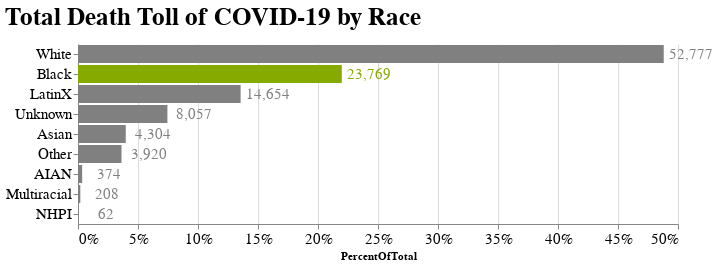

The cell this chart's notebook holds for it:
### Code cell
bar = alt.Chart(df, title = "Total Death Toll of COVID-19 by Race").transform_joinaggregate(
    TotalDeath='sum(death_count)',
).transform_calculate(PercentOfTotal="datum.death_count / datum.TotalDeath").mark_bar().encode(
      x = alt.X('PercentOfTotal:Q', axis = alt.Axis(format = '.0%')),
      y = alt.Y('death_count_type:N', 
                title = None, sort = '-x'),
      color=alt.condition(
        alt.datum.death_count_type == 'Black',  # If the y axis value is Black this test returns True,
        alt.value(my_green),     # which sets the bar red.
        alt.value('grey'))   # And if it's not true it sets the bar .
  )

text = bar.mark_text(
    dx = 27, 
    font = 'monosapce', 
    fontSize = 15
  ).encode(
      text = alt.Text(
          'death_count:Q',
          format = ',')
  )

(bar + text).configure_title(font = 'monospace', 
                   anchor = 'start',
                   dy = -10,
                   fontSize = 25 ) \
  .configure_view(stroke = 'transparent') \
  .configure_axis(labelFont = 'monospace', labelFontSize = 15) \
  .properties(width = 600)

### Figure 1 — Vega-Lite specification as saved in the notebook (floating-point values rounded to 4 significant figures)
{"config": {"view": {"continuousWidth": 400, "continuousHeight": 300, "stroke": "transparent"}, "axis": {"labelFont": "monospace", "labelFontSize": 15}, "title": {"anchor": "start", "dy": -10, "font": "monospace", "fontSize": 25}}, "layer": [{"mark": "bar", "encoding": {"color": {"condition": {"value": "#86aa00", "test": "(datum.death_count_type === 'Black')"}, "value": "grey"}, "x": {"type": "quantitative", "axis": {"format": ".0%"}, "field": "PercentOfTotal"}, "y": {"type": "nominal", "field": "death_count_type", "sort": "-x", "title": null}}, "title": "Total Death Toll of COVID-19 by Race", "transform": [{"joinaggregate": [{"op": "sum", "field": "death_count", "as": "TotalDeath"}]}, {"calculate": "datum.death_count / datum.TotalDeath", "as": "PercentOfTotal"}]}, {"mark": {"type": "text", "dx": 27, "font": "monosapce", "fontSize": 15}, "encoding": {"color": {"condition": {"value": "#86aa00", "test": "(datum.death_count_type === 'Black')"}, "value": "grey"}, "text": {"type": "quantitative", "field": "death_count", "format": ","}, "x": {"type": "quantitative", "axis": {"format": ".0%"}, "field": "PercentOfTotal"}, "y": {"type": "nominal", "field": "death_count_type", "sort": "-x", "title": null}}, "title": "Total Death Toll of COVID-19 by Race", "transform": [{"joinaggregate": [{"op": "sum", "field": "death_count", "as": "TotalDeath"}]}, {"calculate": "datum.death_count / datum.TotalDeath", "as": "PercentOfTotal"}]}], "data": {"name": "data-fe4bbf097f5437ac5ff08487b9950d36"}, "width": 600, "$schema": "https://vega.github.io/schema/vega-lite/v4.8.1.json", "datasets": {"data-fe4bbf097f5437ac5ff08487b9950d36": [{"death_count_type": "AIAN", "death_count": 374.0}, {"death_count_type": "Asian", "death_count": 4304.0}, {"death_count_type": "Black", "death_count": 23770.0}, {"death_count_type": "LatinX", "death_count": 14650.0}, {"death_count_type": "Multiracial", "death_count": 208.0}, {"death_count_type": "NHPI", "death_count": 62.0}, {"death_count_type": "Other", "death_count": 3920.0}, {"death_count_type": "Unknown", "death_count": 8057.0}, {"death_count_type": "White", "death_count": 52780.0}]}}
